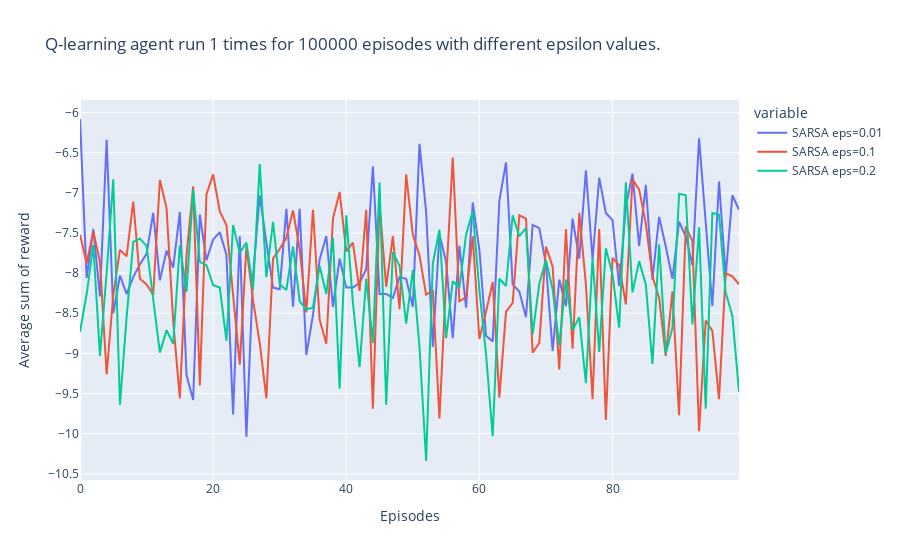

Notebook cell for this chart:
### Code cell
fug = px.line(data_eps, y=['SARSA eps=0.01', 'SARSA eps=0.1', 'SARSA eps=0.2'], title= 'SARSA agent run 1 times for 100000 episodes with different epsilon values.')
fug.update_layout(xaxis_title = 'Episodes', yaxis_title = 'Average sum of reward')
fug.show()

### Figure 1 — Plotly figure (JSON) as saved in the notebook; plotly's stock layout.template omitted (floating-point values rounded to 4 significant figures)
{"data": [{"hovertemplate": "variable=SARSA eps=0.01<br>index=%{x}<br>value=%{y}<extra></extra>", "legendgroup": "SARSA eps=0.01", "line": {"color": "#636efa", "dash": "solid"}, "marker": {"symbol": "circle"}, "mode": "lines", "name": "SARSA eps=0.01", "orientation": "v", "showlegend": true, "type": "scatter", "x": [0, 1, 2, 3, 4, 5, 6, 7, 8, 9, 10, 11, 12, 13, 14, 15, 16, 17, 18, 19, 20, 21, 22, 23, 24, 25, 26, 27, 28, 29, 30, 31, 32, 33, 34, 35, 36, 37, 38, 39, 40, 41, 42, 43, 44, 45, 46, 47, 48, 49, 50, 51, 52, 53, 54, 55, 56, 57, 58, 59, 60, 61, 62, 63, 64, 65, 66, 67, 68, 69, 70, 71, 72, 73, 74, 75, 76, 77, 78, 79, 80, 81, 82, 83, 84, 85, 86, 87, 88, 89, 90, 91, 92, 93, 94, 95, 96, 97, 98, 99], "xaxis": "x", "y": [-6.08, -8.06, -7.45, -8.29, -6.34, -8.5, -8.03, -8.26, -8.05, -7.89, -7.76, -7.25, -8.09, -7.72, -7.93, -7.24, -9.27, -9.58, -7.27, -7.84, -7.58, -7.49, -7.77, -9.76, -7.54, -10.04, -8.03, -7.03, -7.62, -8.18, -8.2, -7.2, -8.42, -7.2, -9.02, -8.52, -7.83, -7.54, -8.42, -7.82, -8.18, -8.18, -8.12, -7.95, -6.67, -8.26, -8.26, -8.31, -8.05, -8.07, -8.42, -6.39, -7.24, -8.92, -7.52, -7.86, -8.81, -7.66, -8.43, -7.12, -7.71, -8.78, -8.85, -7.1, -6.62, -8.14, -8.23, -8.55, -7.4, -7.44, -7.89, -8.97, -8.08, -8.41, -7.32, -7.82, -6.72, -7.83, -6.81, -7.25, -7.34, -8.16, -7.18, -6.76, -7.66, -6.9, -8.08, -7.3, -7.67, -8.07, -7.36, -7.54, -7.9, -6.32, -7.37, -8.41, -6.86, -8.04, -7.03, -7.21], "yaxis": "y"}, {"hovertemplate": "variable=SARSA eps=0.1<br>index=%{x}<br>value=%{y}<extra></extra>", "legendgroup": "SARSA eps=0.1", "line": {"color": "#EF553B", "dash": "solid"}, "marker": {"symbol": "circle"}, "mode": "lines", "name": "SARSA eps=0.1", "orientation": "v", "showlegend": true, "type": "scatter", "x": [0, 1, 2, 3, 4, 5, 6, 7, 8, 9, 10, 11, 12, 13, 14, 15, 16, 17, 18, 19, 20, 21, 22, 23, 24, 25, 26, 27, 28, 29, 30, 31, 32, 33, 34, 35, 36, 37, 38, 39, 40, 41, 42, 43, 44, 45, 46, 47, 48, 49, 50, 51, 52, 53, 54, 55, 56, 57, 58, 59, 60, 61, 62, 63, 64, 65, 66, 67, 68, 69, 70, 71, 72, 73, 74, 75, 76, 77, 78, 79, 80, 81, 82, 83, 84, 85, 86, 87, 88, 89, 90, 91, 92, 93, 94, 95, 96, 97, 98, 99], "xaxis": "x", "y": [-7.52, -7.88, -7.48, -7.86, -9.26, -8.27, -7.71, -7.79, -7.11, -8.07, -8.14, -8.27, -6.84, -7.19, -8.6, -9.56, -7.78, -6.92, -9.4, -7.02, -6.77, -7.23, -7.4, -8.29, -9.14, -7.67, -8.34, -8.87, -9.56, -7.82, -7.7, -7.56, -7.22, -7.7, -8.49, -7.21, -8.58, -8.88, -7.32, -6.99, -7.73, -7.62, -8.22, -7.21, -9.69, -7.14, -8.17, -7.54, -8.45, -6.77, -7.52, -7.78, -8.27, -8.21, -9.81, -8.09, -6.56, -8.35, -8.3, -7.54, -8.82, -8.48, -8.11, -9.55, -8.48, -8.37, -7.28, -7.32, -8.99, -8.87, -7.67, -7.92, -9.2, -7.45, -8.94, -7.25, -8.14, -9.57, -7.45, -9.83, -7.81, -7.9, -8.39, -6.83, -6.96, -7.38, -8.04, -8.31, -9.03, -8.23, -9.77, -7.42, -7.6, -9.97, -8.59, -8.72, -9.57, -8, -8.04, -8.14], "yaxis": "y"}, {"hovertemplate": "variable=SARSA eps=0.2<br>index=%{x}<br>value=%{y}<extra></extra>", "legendgroup": "SARSA eps=0.2", "line": {"color": "#00cc96", "dash": "solid"}, "marker": {"symbol": "circle"}, "mode": "lines", "name": "SARSA eps=0.2", "orientation": "v", "showlegend": true, "type": "scatter", "x": [0, 1, 2, 3, 4, 5, 6, 7, 8, 9, 10, 11, 12, 13, 14, 15, 16, 17, 18, 19, 20, 21, 22, 23, 24, 25, 26, 27, 28, 29, 30, 31, 32, 33, 34, 35, 36, 37, 38, 39, 40, 41, 42, 43, 44, 45, 46, 47, 48, 49, 50, 51, 52, 53, 54, 55, 56, 57, 58, 59, 60, 61, 62, 63, 64, 65, 66, 67, 68, 69, 70, 71, 72, 73, 74, 75, 76, 77, 78, 79, 80, 81, 82, 83, 84, 85, 86, 87, 88, 89, 90, 91, 92, 93, 94, 95, 96, 97, 98, 99], "xaxis": "x", "y": [-8.73, -8.26, -7.65, -9.03, -8, -6.83, -9.64, -8.55, -7.61, -7.57, -7.66, -8.33, -8.99, -8.71, -8.88, -7.65, -8.23, -6.96, -7.86, -7.9, -8.15, -8.18, -8.84, -7.4, -7.75, -7.62, -8.2, -6.64, -8.05, -7.36, -8.14, -8.21, -7.67, -8.35, -8.45, -8.43, -7.91, -8.26, -7.56, -9.44, -7.28, -8.37, -9.17, -8.07, -8.87, -6.87, -9.64, -7.74, -7.91, -8.63, -7.96, -8.92, -10.34, -7.88, -7.46, -8.81, -8.1, -8.18, -7.52, -7.23, -8.21, -9.01, -10.03, -8.07, -8.16, -7.28, -7.54, -7.44, -8.76, -8.13, -7.84, -8.2, -8.9, -8.08, -8.71, -8.55, -9.37, -7.81, -8.98, -7.69, -8.02, -8.68, -6.87, -8.24, -7.85, -8.14, -9.13, -7.64, -9, -8.68, -7.01, -7.03, -8.64, -7.43, -9.69, -7.25, -7.27, -8.24, -8.53, -9.48], "yaxis": "y"}], "layout": {"legend": {"title": {"text": "variable"}, "tracegroupgap": 0}, "title": {"text": "Q-learning agent run 1 times for 100000 episodes with different epsilon values."}, "xaxis": {"anchor": "y", "domain": [0, 1], "title": {"text": "Episodes"}}, "yaxis": {"anchor": "x", "domain": [0, 1], "title": {"text": "Average sum of reward"}}}}
